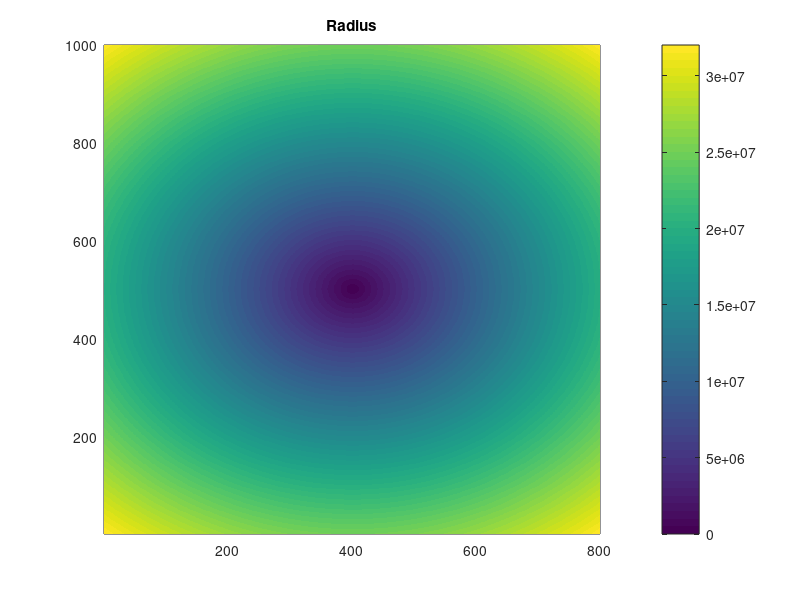

Here is the MATLAB script that generated this plot: (Note: this script raises an error after producing the figure.)
%function [A]=kernal2D(D,U,V,F)
  % Kernal for two dimensional problems
  % D-diffusion coefficient
  % U-Advection velocity in x-direction
  % V-Advection velocity in y-direction
  % F-Coefficient for source term that depend on the variable
  % Note that the routine requires that D, U, and F are constants

  close all, clear all, pack
  
 % Global parameters
    global x dx Nx y dy Ny

  % Model setting
    % Grid
      Nx=800;  dx=50000;
      Ny=1000; dy=50000;
      x=((1:Nx)-0.5)*dx; y=((1:Ny)-0.5)*dy;
      
      x_center = dx*Nx/2
      y_center = dy*Ny/2
      
      % Init conditions
      [X,Y]=meshgrid(x-dx/2-x_center, y-dy/2-y_center);
      R=sqrt(X.*X+Y.*Y); figure; pcolor(R); shading flat; colorbar; title("Radius")
    % Physical parameters
      g=9.81;
      f=1.2e-4;
      H0=1000;
     
      % Derived parameters
      c=sqrt(g*H0)
      a=c/f
      aa=1/(a*a)
    
    % Finding the "matricss" kernnal for numerics
      D=1; U=0; V=0; F=aa;
      [A]=kernal2D(-D,U,V,F);
    
    % Values of the source function (i.e., -h0)
      s=zeros(Nx,Ny);
%       % Case, square
%         isize=40 /2
%         s((Nx-1)/2-isize:(Nx-1)/2+isize,(Ny-1)/2-isize:(Ny-1)/2+isize)=aa;       
      % Softer radial conditions (implemented in CTCS code)
        L = 15*dx
        D = 50*dx
        etaamp = 0.2
        s = 0.5*etaamp*(1.0+tanh((-R+D)/L))'; 
      % Plotting the initial condition
       figure; pcolor(s'); colorbar; shading flat; title("Init Eta")
       
    % Finding the solution
      % Organize the matrix for inversion
        B=aa*reshape(s,Nx*Ny,1);
        tmp=A\B;
        h(:,:)=reshape(tmp,Nx,Ny);
      % Plot the solution
        figure; pcolor(h(2:end-1,2:end-1)'); colorbar; shading flat; title("Original result (eta)")
        figure; plot(x/dx, h(:,Ny/2)/etaamp, x/dx, s(:,Ny/2)/aa/etaamp); title("Original Comparison init - steady state")
        xlim([-150 150])
        figure; plot(x/dx, h(:,Ny/2), x/dx, s(:,Ny/2)); title("Comparison init - steady state")
        xlim([-150 150])
        %Not sure why it does not work on the boundaries
      % Save data
       %save('KG.mat','h', 's', 'x', 'y')
         save -6 KG.mat, h, s, x, y;
       
       max(max( h(:,Ny/2)/etaamp))
       
